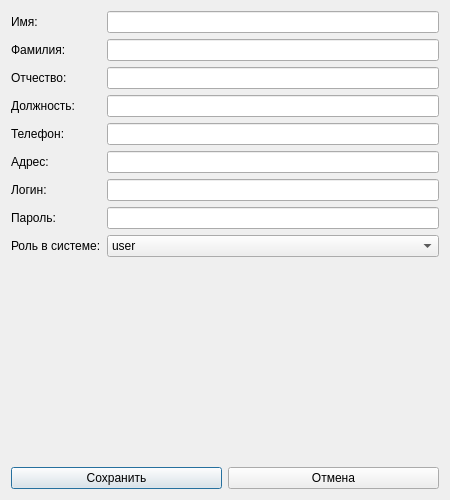
<?xml version="1.0" encoding="UTF-8"?>
<ui version="4.0">
 <class>EmployeeDialog</class>
 <widget class="QDialog" name="EmployeeDialog">
  <property name="geometry">
   <rect>
    <x>0</x>
    <y>0</y>
    <width>450</width>
    <height>500</height>
   </rect>
  </property>
  <property name="windowTitle">
   <string>Добавление сотрудника</string>
  </property>
  <layout class="QVBoxLayout" name="verticalLayout">
   <item>
    <layout class="QFormLayout" name="formLayout">
     <item row="0" column="0">
      <widget class="QLabel" name="labelName">
       <property name="text">
        <string>Имя:</string>
       </property>
      </widget>
     </item>
     <item row="0" column="1">
      <widget class="QLineEdit" name="editName"/>
     </item>
     <item row="1" column="0">
      <widget class="QLabel" name="labelSurname">
       <property name="text">
        <string>Фамилия:</string>
       </property>
      </widget>
     </item>
     <item row="1" column="1">
      <widget class="QLineEdit" name="editSurname"/>
     </item>
     <item row="2" column="0">
      <widget class="QLabel" name="labelPatronimic">
       <property name="text">
        <string>Отчество:</string>
       </property>
      </widget>
     </item>
     <item row="2" column="1">
      <widget class="QLineEdit" name="editPatronimic"/>
     </item>
     <item row="3" column="0">
      <widget class="QLabel" name="labelPost">
       <property name="text">
        <string>Должность:</string>
       </property>
      </widget>
     </item>
     <item row="3" column="1">
      <widget class="QLineEdit" name="editPost"/>
     </item>
     <item row="4" column="0">
      <widget class="QLabel" name="labelTelephone">
       <property name="text">
        <string>Телефон:</string>
       </property>
      </widget>
     </item>
     <item row="4" column="1">
      <widget class="QLineEdit" name="editTelephone"/>
     </item>
     <item row="5" column="0">
      <widget class="QLabel" name="labelAdress">
       <property name="text">
        <string>Адрес:</string>
       </property>
      </widget>
     </item>
     <item row="5" column="1">
      <widget class="QLineEdit" name="editAdress"/>
     </item>
     <item row="6" column="0">
      <widget class="QLabel" name="labelLogin">
       <property name="text">
        <string>Логин:</string>
       </property>
      </widget>
     </item>
     <item row="6" column="1">
      <widget class="QLineEdit" name="editLogin"/>
     </item>
     <item row="7" column="0">
      <widget class="QLabel" name="labelPassword">
       <property name="text">
        <string>Пароль:</string>
       </property>
      </widget>
     </item>
     <item row="7" column="1">
      <widget class="QLineEdit" name="editPassword">
       <property name="echoMode">
        <enum>QLineEdit::Password</enum>
       </property>
      </widget>
     </item>
     <item row="8" column="0">
      <widget class="QLabel" name="labelRole">
       <property name="text">
        <string>Роль в системе:</string>
       </property>
      </widget>
     </item>
     <item row="8" column="1">
      <widget class="QComboBox" name="comboRole">
       <item>
        <property name="text">
         <string>user</string>
        </property>
       </item>
       <item>
        <property name="text">
         <string>admin</string>
        </property>
       </item>
       <item>
        <property name="text">
         <string>main_admin</string>
        </property>
       </item>
      </widget>
     </item>
    </layout>
   </item>
   <item>
    <layout class="QHBoxLayout" name="horizontalLayout">
     <item>
      <widget class="QPushButton" name="btnSave">
       <property name="text">
        <string>Сохранить</string>
       </property>
      </widget>
     </item>
     <item>
      <widget class="QPushButton" name="btnCancel">
       <property name="text">
        <string>Отмена</string>
       </property>
      </widget>
     </item>
    </layout>
   </item>
  </layout>
 </widget>
 <resources/>
 <connections/>
</ui>
